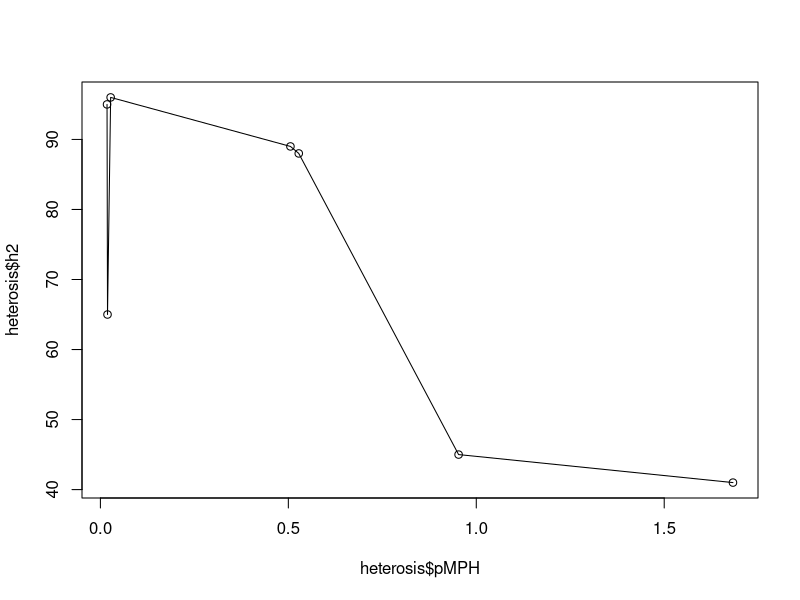

The R source for this figure:
## Jinliang
## 12/3/2014
## purpose: plot the correlat


### calculate pMPH and pHPH
library("plyr")
trait <- read.csv("data/trait_matrix.csv")
res1 <- ddply(trait, .(trait), summarise,
              median= abs(median(pMPH, na.rm=T)))
names(res1)[2] <- "pMPH" 
res2 <- ddply(trait, .(trait), summarise,
              median= abs(median(pBPHmax, na.rm=T)))
names(res2)[2] <- "pHPH"
heterosis <- merge(res1, res2, by="trait")

vars <- data.frame(trait=c("TW", "DTP", "DTS", "PHT", "EHT", "ASI", "GY"),
                   h2=c(65, 95, 96, 89, 88, 45, 41))

heterosis <- merge(heterosis, vars, by="trait")
heterosis <- heterosis[order(heterosis$pMPH),]

plot(x=heterosis$pMPH, y=heterosis$h2, type="o")
